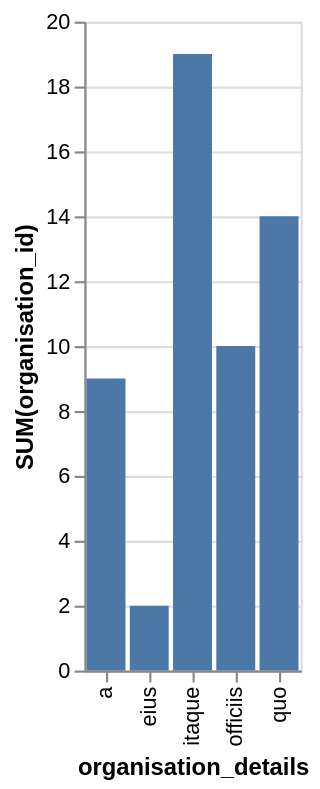

The Vega-Lite source for this figure:
### Vega-Lite specification from a JSON file in a GitHub repository (floating-point values rounded to 4 significant figures)
{"data": {"values": [{"x_data": "a", "y_data": 9}, {"x_data": "eius", "y_data": 2}, {"x_data": "itaque", "y_data": 19}, {"x_data": "officiis", "y_data": 10}, {"x_data": "quo", "y_data": 14}]}, "mark": "bar", "encoding": {"x": {"field": "x_data", "type": "nominal", "title": "organisation_details", "sort": "ascending"}, "y": {"field": "y_data", "type": "quantitative", "title": "SUM(organisation_id)"}}}
